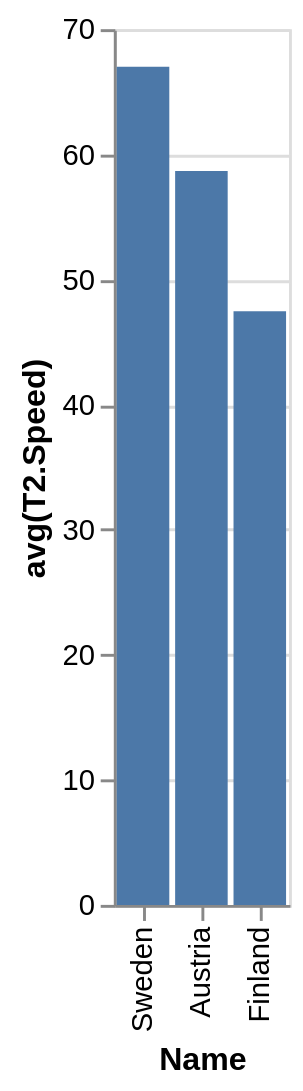

Vega-Lite specification stored for this chart:
### Vega-Lite specification from a JSON file in a GitHub repository (floating-point values rounded to 4 significant figures)
{"data": {"values": [{"x_data": "Sweden", "y_data": 67}, {"x_data": "Austria", "y_data": 58.67}, {"x_data": "Finland", "y_data": 47.45}]}, "mark": "bar", "encoding": {"x": {"field": "x_data", "type": "nominal", "title": "Name", "sort": {"op": "sum", "field": "y_data", "order": "descending"}}, "y": {"field": "y_data", "type": "quantitative", "title": "avg(T2.Speed)"}}}
